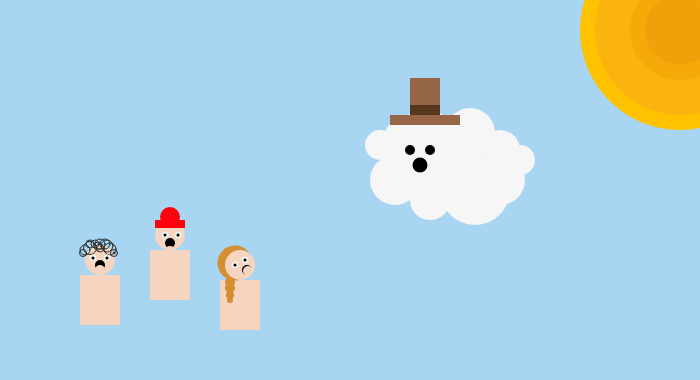
Frame 1 (no input)
Frame 60 (no input): identical to frame 1, image omitted
Frame 120 (the mouse pressed at the canvas centre since frame 60): identical to frame 1, image omitted

The p5.js sketch that drew this single still picture (run headless with seeded random() and noise() and a simulated clock; from frame 60 on, the mouse is pressed at the canvas centre):

// p5.js sketch
// ── sketch.js
function setup() {
	// create a place to draw
	createCanvas(700, 380)

}

function draw() {
	// clear the background
	noStroke();
background(167, 213, 242);


	// set a fill color
	fill(242, 242, 242);

	
	// draw MR SKY
fill(246, 246, 246);
noStroke()
	ellipse(475, 190, 70, 70);
	ellipse(500, 180, 50, 50);
	ellipse(450, 150, 50, 50)
	ellipse(450, 180, 50, 50)
	ellipse(470, 133, 50, 50)
	ellipse(410, 165, 50, 50)
	ellipse(440, 160, 30, 30)
	ellipse(425, 133, 50, 50)
	ellipse(520, 160, 30, 30)
	ellipse(400, 135, 30, 30)
	ellipse(380, 145, 30, 30)
	ellipse(430, 200, 40, 40)
	ellipse(395, 180, 50, 50)
	ellipse(500, 150, 40, 40);
	ellipse(465, 170, 30, 30)

fill(0, 0, 0)
ellipse(410, 150, 10, 10)
ellipse(430, 150, 10, 10)
ellipse(420, 165, 15, 15)
//DRAW MR's HAT
fill(150,102,71)
rect(410,78,30,40)
rect(390,115,70,10)
fill(87,56,30)
rect(410,105,30,10)


	// draw CHILDREN BODIES
	noStroke()
fill(245,213,192)
rect(150,250,40,50)
ellipse(170, 235, 30, 30)
rect(220,280,40,50)
//draw hair 3
fill(213, 142, 50)
ellipse(235, 263, 35, 35)
ellipse(235, 270, 20, 20)
//kid3
fill(245,213,192)
ellipse(240, 265, 30, 30)
rect(80,275,40,50)
ellipse(100, 260, 30, 30)

//kid3 braid
fill(213, 142, 50)
ellipse(230, 282, 10, 10)
ellipse(230, 288, 10, 10)
ellipse(230, 295, 8, 8)
ellipse(230, 300, 6, 6)
//DRAW CHILDREN HAIR
noFill()
stroke(45)
ellipse(85, 250, 10, 10)
ellipse(90, 248, 13, 13)
ellipse(100, 248, 8, 8)
ellipse(98, 246, 8, 8)
ellipse(95, 244, 8, 8)
ellipse(90, 244, 8, 8)
ellipse(83, 253, 7, 7)
ellipse(100, 244, 10, 10)
ellipse(105, 244, 10, 10)
ellipse(107, 246, 12, 12)
ellipse(110, 249, 12, 12)
ellipse(114, 253, 7, 7)
stroke(50, 50, 50)
ellipse(114, 253, 2, 2)
fill(240, 240, 235)
//draw face 1
noStroke()
ellipse(93, 258, 7, 7)
ellipse(107, 258, 7, 7)
fill(0, 0, 0)
ellipse(93, 258,3, 3)
ellipse(107, 258, 3, 3)
ellipse(100, 265,10, 10)
fill(245,213,192)
ellipse(100, 270,10, 10)
//draw face 2
fill(240, 240, 235)
ellipse(165, 235, 7, 7)
ellipse(178, 235, 7, 7)
fill(0, 0, 0)
ellipse(165, 235,3, 3)
ellipse(178, 235, 3, 3)
ellipse(170, 243,10, 10)
fill(245,213,192)
ellipse(170, 251,10, 10)
// draw Kids HAT
fill(255,0,12)
rect(155,220,30,8)
ellipse(170, 217,20, 20)

//draw face 3
fill(240, 240, 235)
ellipse(235, 265, 7, 7)
ellipse(245, 260, 7, 7)
fill(0, 0, 0)
ellipse(235, 265,3, 3)
ellipse(245, 260, 3, 3)
ellipse(247, 270,10, 10)
fill(245,213,192)
ellipse(248, 271,10, 10)


//sun drawing
fill(255,194,0)
ellipse(680, 30,200, 200)
ellipse(680, 30,100, 100)
fill(250,180,13)
ellipse(680, 30,170, 170)
fill(245,170,10)
ellipse(680, 30,100, 100)
fill(240,160,8)
ellipse(680, 30,70, 70)






}
